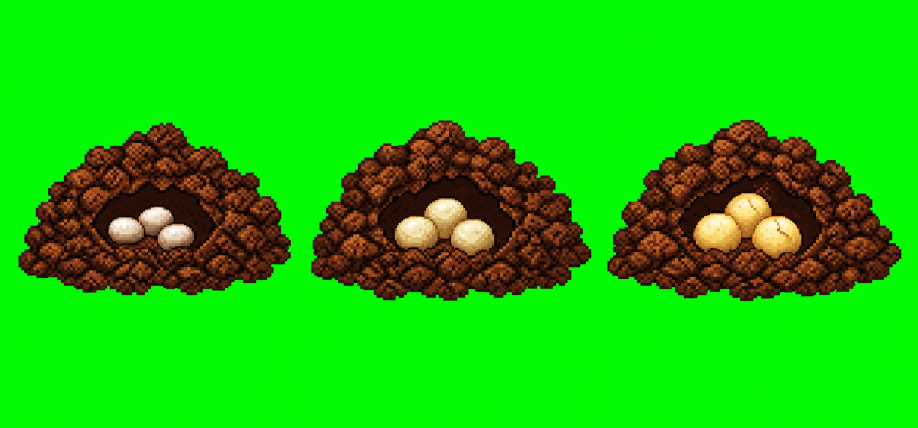
#> input picture spareAsset/origin/beetle/hercules/egg/egg.png, 1836 x 856 px (shown at 1/2 size); its folder holds only this picture in this run
$ python generate_hercules_egg_sprites.py
#> lines starting #> are read from the running program, lines starting #| are printed output that depends on the picture
#!/usr/bin/env python3
from pathlib import Path

from PIL import Image


ROOT = Path(__file__).resolve().parents[2]
SRC_DIR = ROOT / "spareAsset/origin/beetle/hercules/egg"
OUT_H = ROOT / "src/assets/HerculesEggSprites.h"
OUT_CPP = ROOT / "src/assets/HerculesEggSprites.cpp"
SPARE = ROOT / "spareAsset"
EXTRACTED = SPARE / "extracted/beetle/hercules/egg"
PREVIEWS = SPARE / "previews/beetle/hercules/egg"
GENERATED = SPARE / "generated/src_assets"

# Usage:
# 1. Put the egg sheet under spareAsset/origin/beetle/hercules/egg/.
# 2. The sheet must contain exactly 3 frames from left to right:
#    early, middle, late egg chamber.
# 3. The generated frame contains the substrate nest plus eggs.
#    Current target is 58x36 px: same width as the pupa chamber, about half
#    the pupa height, so eggs read as an earlier and lower life stage.
# 4. Run:
#       python3 spareAsset/scripts/generate_hercules_egg_sprites.py
#    Then build with:
#       pio run

FRAME_COUNT = 3
EGG_FRAME_W = 58
EGG_FRAME_H = 36
EGG_CHAMBER_MAX_W = 58
EGG_CHAMBER_MAX_H = 36


def rgb565(r, g, b):
    return ((r & 0xF8) << 8) | ((g & 0xFC) << 3) | (b >> 3)


def is_green_bg(r, g, b, a):
    if a < 80:
        return True
    return g > 80 and r < 180 and b < 180 and g > r * 1.18 and g > b * 1.18


def remove_green_bg(frame):
    im = frame.convert("RGBA")
    pix = im.load()
    for y in range(im.height):
        for x in range(im.width):
            r, g, b, a = pix[x, y]
            if is_green_bg(r, g, b, a):
                pix[x, y] = (0, 0, 0, 0)
    return im


def trim_alpha(im):
    bbox = im.getbbox()
    return im.crop(bbox) if bbox else Image.new("RGBA", (1, 1), (0, 0, 0, 0))


def source_sheet():
    candidates = sorted(SRC_DIR.glob("*.png"))
    if not candidates:
        raise FileNotFoundError(f"No egg PNG found in {SRC_DIR}")
    return candidates[0]


def make_frames():
    EXTRACTED.mkdir(parents=True, exist_ok=True)
    PREVIEWS.mkdir(parents=True, exist_ok=True)
    GENERATED.mkdir(parents=True, exist_ok=True)

    path = source_sheet()
    sheet = Image.open(path).convert("RGBA")
    if sheet.width % FRAME_COUNT != 0:
        raise ValueError(f"Egg sheet width {sheet.width} is not divisible by {FRAME_COUNT}")

    source_w = sheet.width // FRAME_COUNT
    frames = []
    for i in range(FRAME_COUNT):
        crop = sheet.crop((i * source_w, 0, (i + 1) * source_w, sheet.height))
        crop = trim_alpha(remove_green_bg(crop))
        scale = min(EGG_CHAMBER_MAX_W / crop.width, EGG_CHAMBER_MAX_H / crop.height)
        resized = crop.resize(
            (max(1, round(crop.width * scale)), max(1, round(crop.height * scale))),
            Image.Resampling.LANCZOS,
        )
        resized = trim_alpha(remove_green_bg(resized))
        frame = Image.new("RGBA", (EGG_FRAME_W, EGG_FRAME_H), (0, 0, 0, 0))
        frame.alpha_composite(resized, ((EGG_FRAME_W - resized.width) // 2, EGG_FRAME_H - resized.height))
        frames.append(frame)
        frame.save(EXTRACTED / f"egg_{i}.png")
        print(
            f"egg_{i}: source {source_w}x{sheet.height}, bbox {crop.width}x{crop.height} "
            f"-> {resized.width}x{resized.height} in {EGG_FRAME_W}x{EGG_FRAME_H}"
        )
    return frames


def image_data(img):
    getter = getattr(img, "get_flattened_data", None)
    return getter() if getter else img.getdata()


def encode(img):
    pixels = list(image_data(img))
    out = []
    i = 0
    while i < len(pixels):
        r, g, b, a = pixels[i]
        if a < 80:
            j = i + 1
            while j < len(pixels) and pixels[j][3] < 80 and (j - i) < 0x7FFF:
                j += 1
            out.append(0x8000 | (j - i))
            i = j
        else:
            vals = []
            while i < len(pixels) and len(vals) < 0x7FFF:
                r, g, b, a = pixels[i]
                if a < 80:
                    break
                vals.append(rgb565(r, g, b))
                i += 1
            out.append(len(vals))
            out.extend(vals)
    return out


def fmt(vals):
    return "\n".join(
        "    " + ", ".join(f"0x{v:04X}" for v in vals[i : i + 12]) + ","
        for i in range(0, len(vals), 12)
    )


def write_preview(frames):
    sheet = Image.new("RGBA", (EGG_FRAME_W * len(frames), EGG_FRAME_H), (0, 0, 0, 0))
    for i, frame in enumerate(frames):
        sheet.alpha_composite(frame, (i * EGG_FRAME_W, 0))
    sheet.save(PREVIEWS / "egg_sheet_preview.png")


def write_outputs(frames):
    h = f"""#pragma once
#include <Arduino.h>
#include <cstdint>

namespace HerculesEggSprites {{

static constexpr uint8_t FRAME_COUNT = {FRAME_COUNT};
static constexpr uint8_t FRAME_W = {EGG_FRAME_W};
static constexpr uint8_t FRAME_H = {EGG_FRAME_H};

struct RleFrame {{
    uint16_t offset;
    uint16_t length;
    uint8_t width;
    uint8_t height;
}};

extern const RleFrame FRAMES[] PROGMEM;
extern const uint16_t RLE[] PROGMEM;

}}
"""
    OUT_H.write_text(h, encoding="utf-8")

    chunks = []
    offset = 0
    meta = []
    for frame in frames:
        encoded = encode(frame)
        meta.append((offset, len(encoded), EGG_FRAME_W, EGG_FRAME_H))
        chunks.extend(encoded)
        offset += len(encoded)

    cpp = ['#include "HerculesEggSprites.h"', "", "namespace HerculesEggSprites {", ""]
    cpp.append("const RleFrame FRAMES[] PROGMEM = {")
    for off, length, w, hgt in meta:
        cpp.append(f"    {{ {off}, {length}, {w}, {hgt} }},")
    cpp.append("};")
    cpp.append("")
    cpp.append("const uint16_t RLE[] PROGMEM = {")
    cpp.append(fmt(chunks))
    cpp.append("};")
    cpp.append("")
    cpp.append("}")
    cpp.append("")
    OUT_CPP.write_text("\n".join(cpp), encoding="utf-8")

    (GENERATED / OUT_H.name).write_text(OUT_H.read_text(encoding="utf-8"), encoding="utf-8")
    (GENERATED / OUT_CPP.name).write_text(OUT_CPP.read_text(encoding="utf-8"), encoding="utf-8")


def main():
    frames = make_frames()
#> the loop in make_frames, `for i in range(FRAME_COUNT):` made 3 passes
#> pass 1, in make_frames, `crop = sheet.crop((i * source_w, 0, (i + 1) * source_w, sheet.height))`:
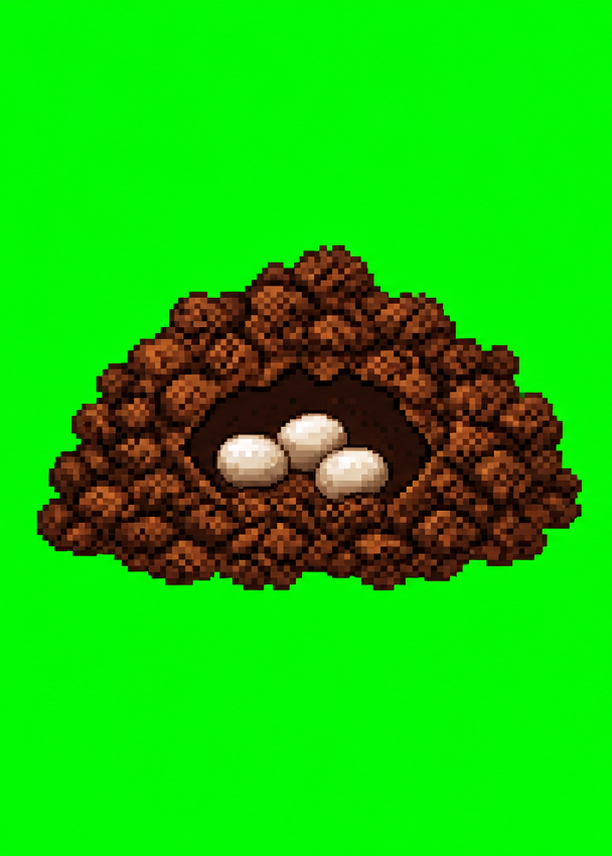
#> crop: PIL image 612x856 RGBA; mean R, G, B, A 22.2, 198.3, 8.2, 255
#> pass 1, in make_frames, `crop = trim_alpha(remove_green_bg(crop))`:
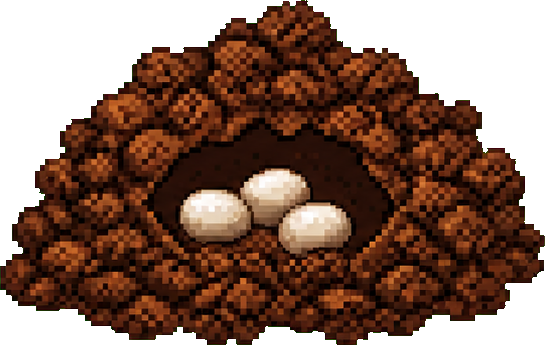
#> crop: PIL image 545x345 RGBA; mean R, G, B, A 56.3, 27.8, 15, 174.3; transparent parts drawn white
#> pass 1, in make_frames, `resized = crop.resize( (max(1, round(crop.width * scale)), max(1, roun..`:
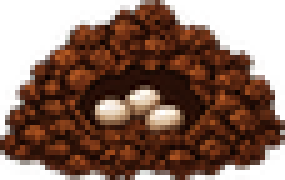
#> resized: PIL image 57x36 RGBA (shown 5 times larger); mean R, G, B, A 60.4, 29, 15.3, 174.2; transparent parts drawn white
#> after the loop in make_frames, `for i in range(FRAME_COUNT):`:
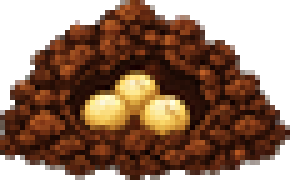
#> frame: PIL image 58x36 RGBA (shown 5 times larger); mean R, G, B, A 66.6, 35.6, 16.6, 173.5; transparent parts drawn white
#> after the loop in make_frames, `for i in range(FRAME_COUNT):`: frames = 3 items
#> frames = 3 items
    write_preview(frames)
#> in write_preview, `sheet = Image.new("RGBA", (EGG_FRAME_W * len(frames), EGG_FRAME_H), (0..`: sheet: PIL image 174x36 RGBA; every value is 0
#> the loop in write_preview, `for i, frame in enumerate(frames):` made 3 passes
#> after the loop in write_preview, `for i, frame in enumerate(frames):`:
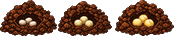
#> sheet: PIL image 174x36 RGBA; mean R, G, B, A 59.5, 30.8, 15.5, 167.7; transparent parts drawn white
    write_outputs(frames)
#> the loop in write_outputs, `for frame in frames:` made 3 passes
#> offset on passes 1 to 3: 1520, 2954, 4500
#> after the loop in write_outputs, `for frame in frames:`: chunks = 4500 values, max 65535 at index 769, min 1 at index 256, mean 21601.3; meta = [(0, 1520, 58, 36), (1520, 1434, 58, 36), (2954, 1546, 58, 36)]; offset = 4500
#> the loop in write_outputs, `for off, length, w, hgt in meta:` made 3 passes
#> (off, length) on passes 1 to 3: (0, 1520), (1520, 1434), (2954, 1546)
#> after the loop in write_outputs, `for off, length, w, hgt in meta:`: cpp = ['#include "HerculesEggSprites.h"', '', 'namespace HerculesEggSprites {', '', 'const RleFrame FRAMES[] PROGMEM = {', '    { 0, 1520, 58, 36 },', '    { 1520, 1434, 58, 36 },', '    { 2954, 1546, 58, 36 },']


if __name__ == "__main__":
    main()
